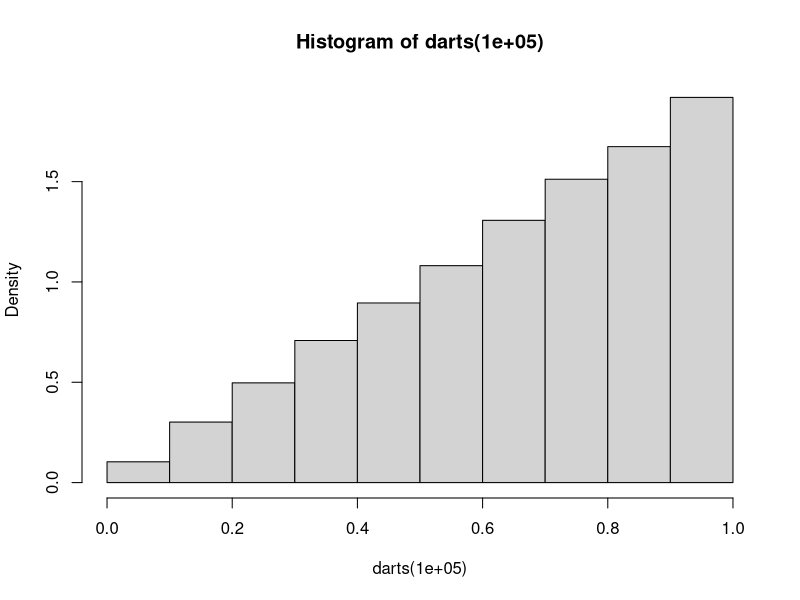
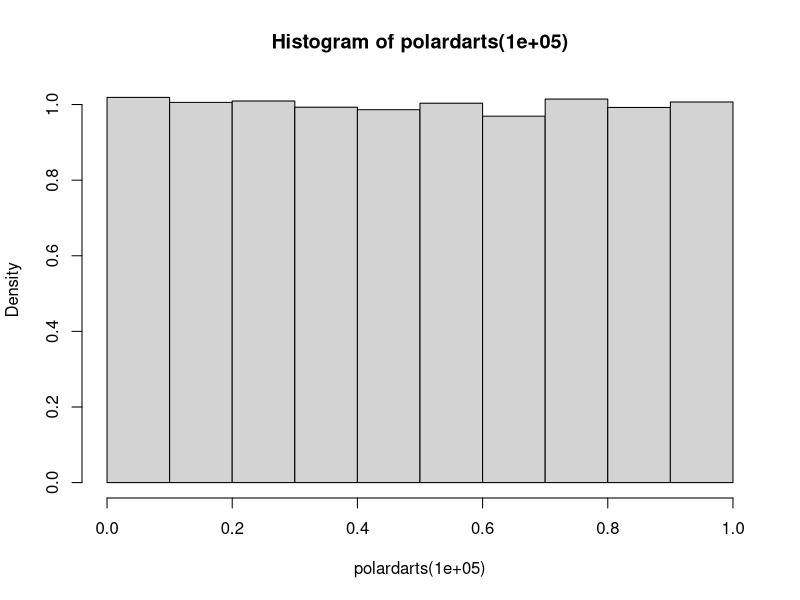

Source code (R) for these figures, in order:
# darts program
# simulates throwing n darts at the unit circle centered at (1,1) and reporting the proportion of darts
# that fall in concentric rings of thickness 0.1
darts<-function(n){
  x<-replicate(n,c(runif(1,-1,1),runif(1,-1,1)))
  dist<-sqrt(colSums(x^2))
  miss<-sum(dist>1)
  hits<-dist[dist<=1]
  hits
}

hist(darts(100000),breaks=10,xlim=c(0,1),freq=FALSE)

# -------------------------------------------

# this simulation uses polar coordinates to simulalte the target.
# how does the density plot compare?
polardarts<-function(n){
  x<-replicate(n,c(runif(1,0,1),runif(1,0,2*pi)))
  y<-rbind(x[1,]*cos(x[2,]),x[1,]*sin(x[2,]))
  dist<-sqrt(colSums(y^2))
  miss<-sum(dist>1)
  hits<-dist[dist<=1]
  hits
}

hist(polardarts(100000),breaks=10,xlim=c(0,1),freq=FALSE)
